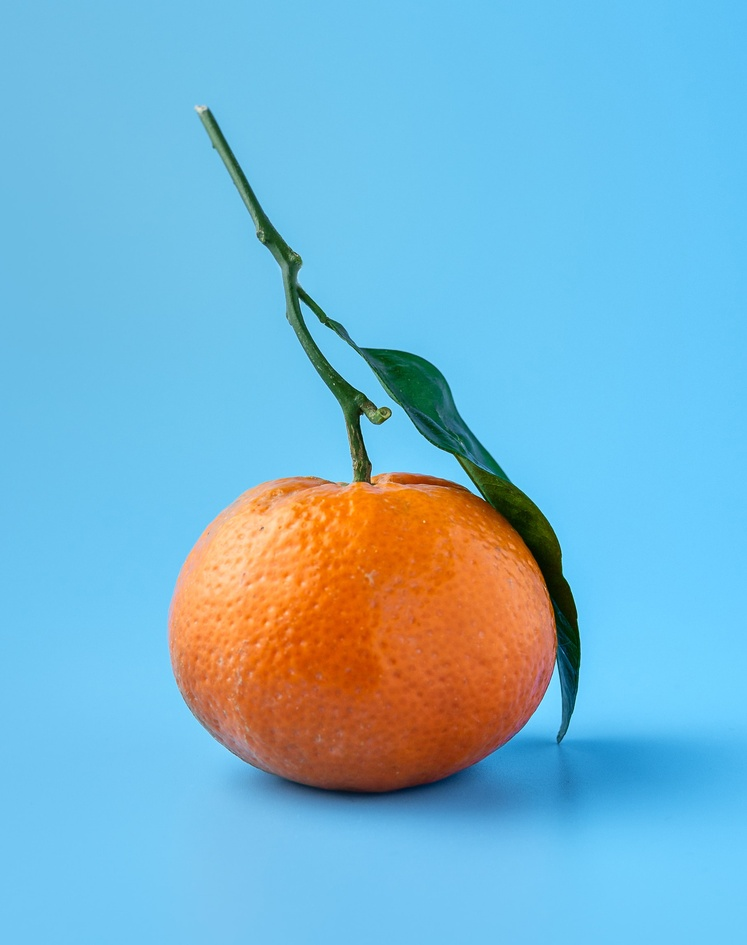
#> input picture final/ImageProcessing/original.jpg, 747 x 945 px, shrunk from 1827 x 2313 before the run
$ python code1.py
#> lines starting #> are read from the running program, lines starting #| are printed output that depends on the picture; after the words box and inside, x2 and y2 are one past the last pixel; in counts of white or black regions, pixels touching at a corner belong together; long printed decimals are rounded
from PIL import Image
import math


def convert(pixels, width, height, type):
    type = type.upper()
    if not (type == "GRAYSCALE" or type == "BLACKANDWHITE"):
        print("wrong type!")
        return
    for i in range(width):
        for j in range(height):
            # value = int(math.sqrt((pixels[i, j][0]) ** 2 + (pixels[i, j][1]) ** 2 + (pixels[i, j][2]) ** 2) * 255/ 441)
            value = int((pixels[i, j][0] + pixels[i, j][1] + pixels[i, j][2]) / 3)
            # for grayscale
            if type == "GRAYSCALE":
                pixels[i, j] = (value, value, value) # Set the RGB channels value of the image (tuple)
            # for black and white
            if type == "BLACKANDWHITE":
                if value & 128: # if value >= 128:
                    pixels[i, j] = (255, 255, 255) # Set the RGB channels value of the image (tuple)
                else:
                    pixels[i, j] = (0, 0, 0) # Set the RGB channels value of the image (tuple)

def mse(pixels1, width1, height1, pixels2, width2, height2): # Mean Squared Error
    sum = 0 # sum of distance between pixels
    if not (width1 == width2 and height1 == height2):
        print("images width and height aren't equal")
        return
    for i in range(width1):
        for j in range(height1):
            sum += (pixels1[i, j][0] - pixels2[i, j][0]) ** 2
            sum += (pixels1[i, j][1] - pixels2[i, j][1]) ** 2
            sum += (pixels1[i, j][2] - pixels2[i, j][2]) ** 2
    return sum / (width1 * height1)


image = Image.open('original.jpg') # Can be many different formats.
#> image is the input picture: PIL image 747x945 RGB; mean R, G, B 120, 181, 207.7
pixels = image.load()
convert(pixels, image.width, image.height, "blackandwhite")
image.save('blackandwhite.png') # Save the modified pixels as .png or .jpg or ...
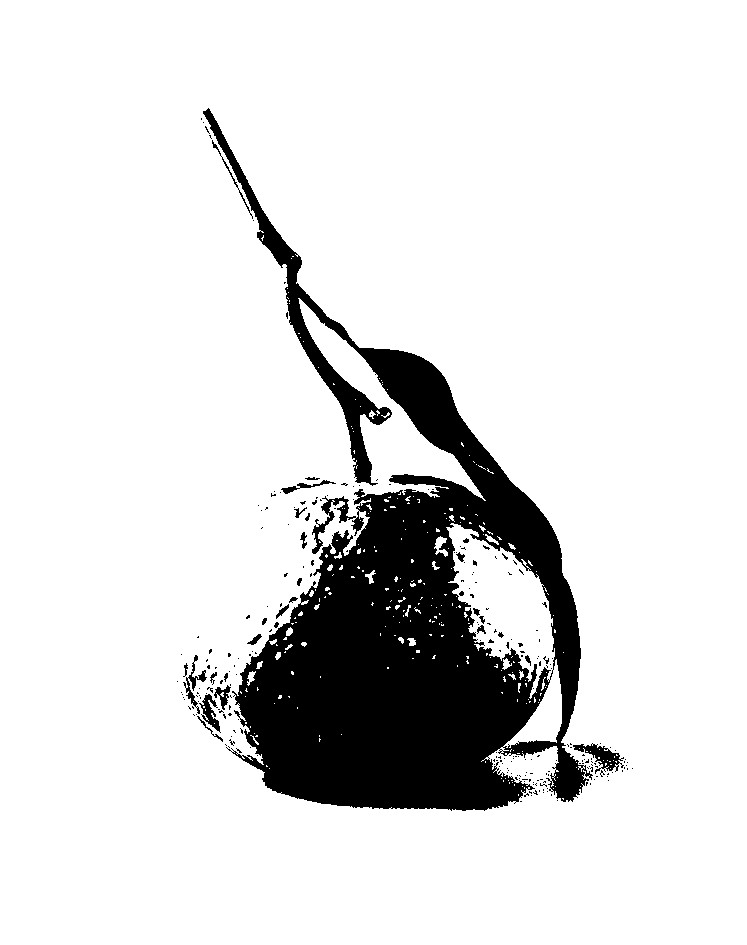
#> saved as blackandwhite.png: PIL image 747x945 RGB; 87% white; 253 black regions (225 under 20 px), largest, box (x1, y1, x2, y2) and area: (203, 108, 593, 811) 88341, (573, 743, 624, 774) 575, (199, 694, 221, 733) 328
# image.convert("1").save("new.png") # P for 8bit pixels (for RGB)

image1 = Image.open('original.jpg')
image2 = Image.open('original-compressed.jpg')
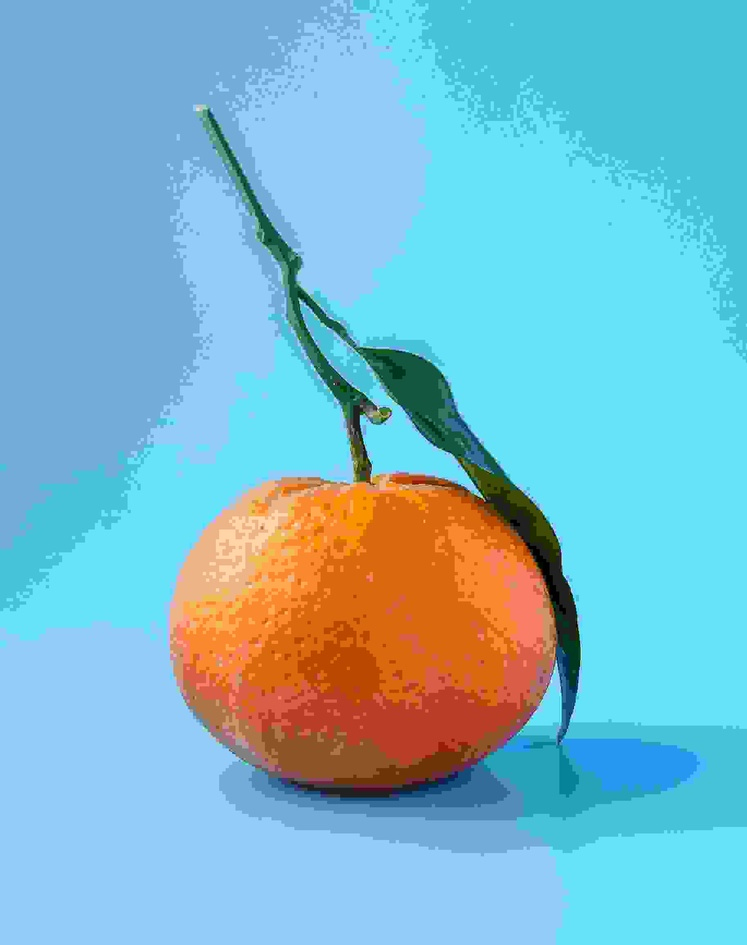
#> input picture final/ImageProcessing/original-compressed.jpg, 747 x 945 px, shrunk from 1827 x 2313 before the run
#> image2 is the input picture: PIL image 747x945 RGB; mean R, G, B 122.4, 185.8, 204.6
pixels1 = image1.load()
pixels2 = image2.load()
print(mse(pixels1, image1.width, image1.height, pixels2, image2.width, image2.height))
#| 899.334
